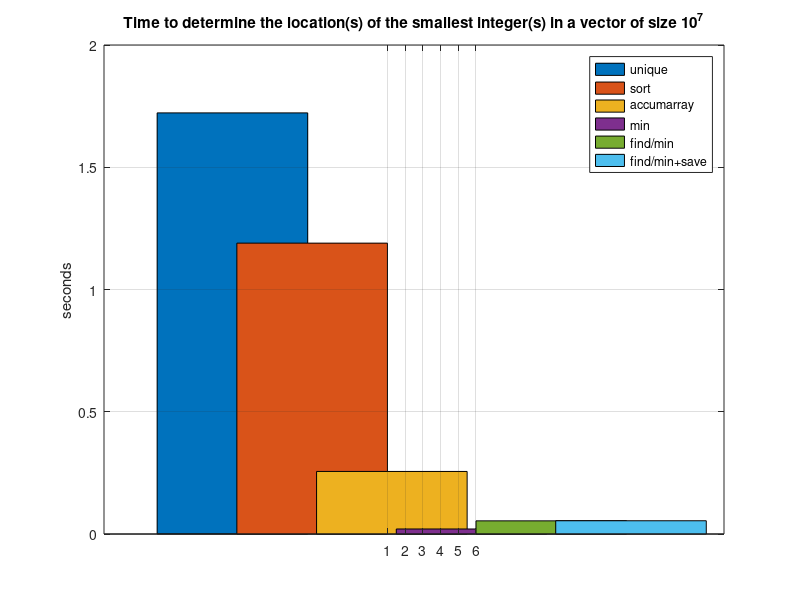

Source code (MATLAB):
help sort
help unique
help uniquetol
v = [3, 1, 4, 1, 2, 3]
sort(v)
unique(v)
unique(v, 'stable')
min(v)
max(v)
fprintf('Determine the different (unique) entries in v = [1, 1+10^-8]:\n');
v = [1, 1+10^-8]
unique(v)
fprintf('Determine the different (unique) entries in v, but assume v_i == v_j iff abs(v_i-v_j)<tol*max(v):\n');
uniquetol(v, 10^-6)

v = [3, 1, 4, 1, 2, 3]
[w, I] = sort(v)
v(I)
[w, I] = unique(v)
v(I)
[w, I] = unique(v, 'stable')
v(I)
[w, I] = min(v)
v(I)
x = 5, y = 6
v = [1, 4, 5, 7, 8, 10, 2]
w = [3, 6, 7, 9, 1, 4]
fprintf('v cup w/v union w: all x in v or in w\n');
union(v, w)
unique([v,w])

T = [];
fprintf('Determine smallest entry in v = randi([1,9],[1,10^7]):\n');
v = randi([1,9],[1,10^7]);
tic; mn = min(v), toc;
fprintf('Determine smallest entry first location in v = randi([1,9],[1,10^7]) -- with unique:\n');
tic; [mn, p] = unique(v); sP = size(p), p1 = p(1), T = [T, toc];
fprintf('Determine smallest entry first location in v = randi([1,9],[1,10^7]) -- with sort:\n');
tic; [mn, p] = sort(v); sP = size(p), p1 = p(1), T = [T, toc];
fprintf('Determine smallest entry first location in v = randi([1,9],[1,10^7]) -- with accumarray:\n');
tic; p = accumarray(v',(1:10^7)',[9,1],@min), p = p(find(p,1)); T = [T, toc]; % watch out, here only 1 index of minimal
fprintf('Determine smallest entry first location in v = randi([1,9],[1,10^7]) -- with min:\n');
tic; [mn, p] = min(v); sP = size(p), p1 = p(1), T = [T, toc]; % watch out, here only 1 index of minimal value
fprintf('Determine ALL smallest entries locations in v = randi([1,9],[1,10^7]) -- with find and min:\n');
tic; R = v; mn = min(R), l = find(R == mn); T = [T, toc];
fprintf('Determine ALL smallest entries locations in v = randi([1,9],[1,10^7]) -- with find and min, store logical position')
tic; R = v; mn = min(R), l = (R == mn); l = find(l); T = [T, toc];
h = bar(diag(T),length(T));
title('Time to determine the location(s) of the smallest integer(s) in a vector of size 10^7')
ylabel('seconds')
grid on
legend('unique','sort','accumarray','min','find/min','find/min+save')
pause